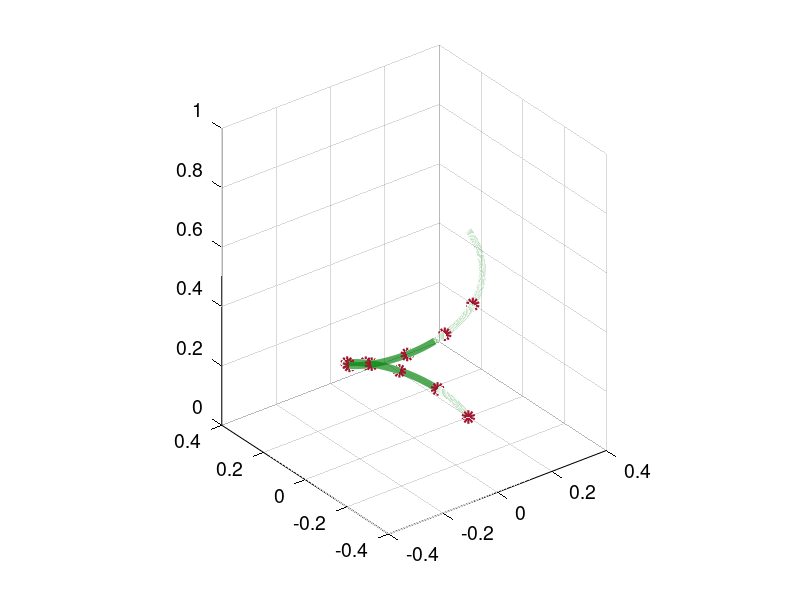

Here is the MATLAB script that generated this plot:
%function HelicalRolling()
% beta=pi/3;
clear;
close all;

R=0.2;
h=0.1;

f=0.6;
T=1/f;

% t=0:pi/100:2*pi;%
t=0:0.001:T;
x=R*cos(2*pi*f*t);
y=R*sin(2*pi*f*t);
z=2*pi*h*f*t;
%z=1.12*t;
figure;
%plot3(x,y,z,'LineWidth',4); %hold on;
%plot3(x,y,z,'LineWidth',4,'color',[0.6350 0.0780 0.1840]); hold on;
plot3(x,y,z,'LineWidth',5,'color',[0.0118 0.5098 0.0431]); hold on;
 %plot3(x,y,z,'LineWidth',9,'color',[0.0118 0.5098 0.0431]); hold on;
% xlabel('X') ;
% ylabel('Y') ;
% zlabel('Z') ;

t1=0:0.15:1.4;
x1=R*cos(2*pi*f*t1);
y1=R*sin(2*pi*f*t1);
z1=2*pi*h*f*t1;
%z1=2*t1;
plot3(x1,y1,z1,'o','LineWidth',5,'MarkerSize',5,'color',[0.6350 0.0780 0.1840])
%plot3(x1,y1,z1,'o','LineWidth',9,'MarkerSize',9,'color',[0.6350 0.0780 0.1840])
hold off;


set(gca,'FontSize',14); set(gca,'xcolor','k');set(gca,'ycolor','k');set(gca,'zcolor','k');
 %set(gca,'FontSize',28); set(gca,'xcolor','k');set(gca,'ycolor','k');set(gca,'zcolor','k');
zticks(0:0.2:1.0);zlim([0 1.0]);
yticks(-0.4:0.2:0.4);ylim([-0.4 0.4]) ;
xticks(-0.4:0.2:0.4);xlim([-0.4 0.4]) ;
grid on;
axis equal;
% end
                                                                                                    
